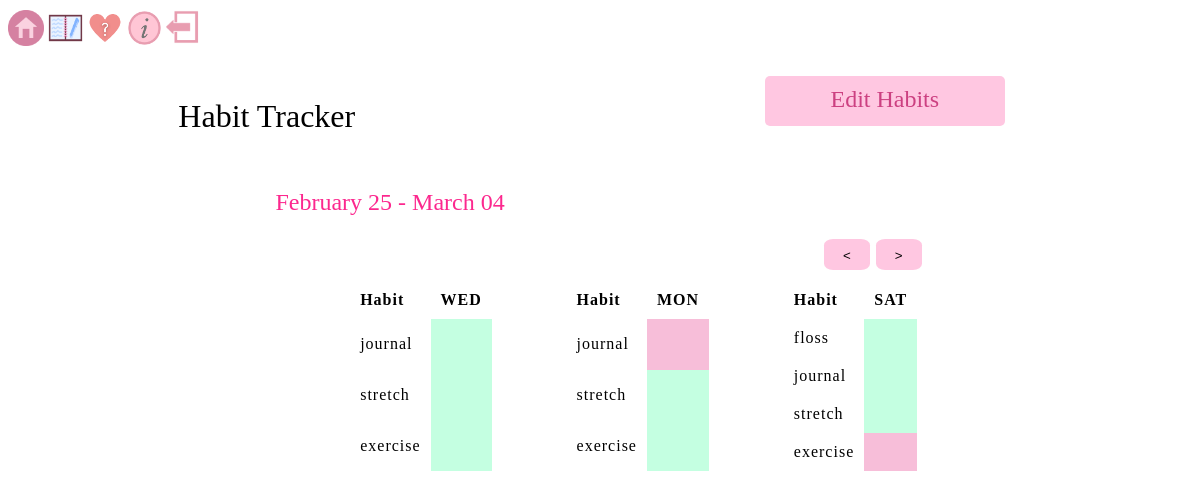
The app's page /habittracker (signed in), older data.
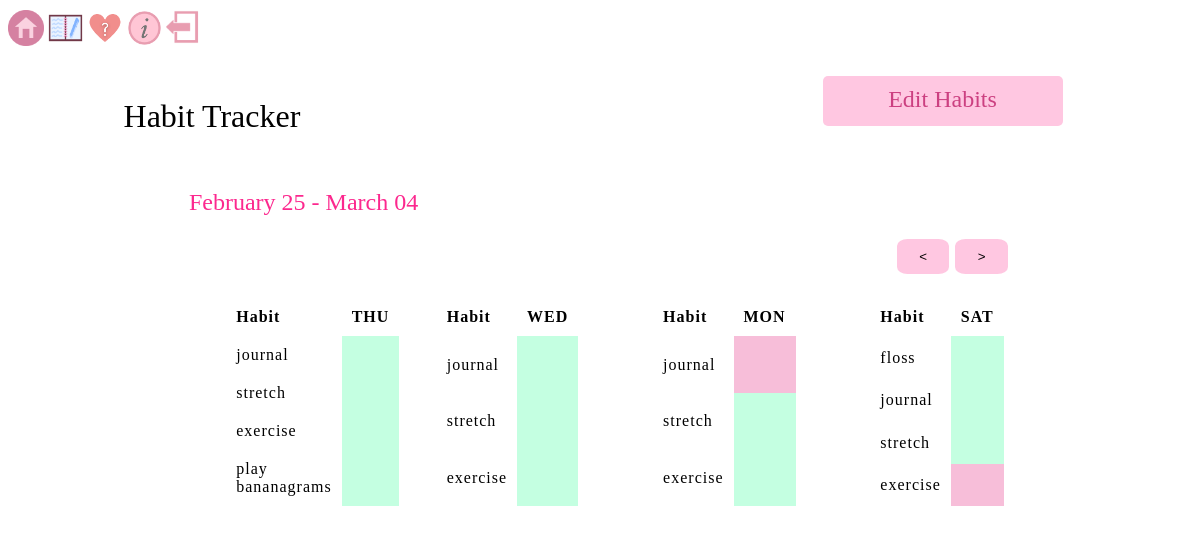
The same page, newer data.
### app/models.py (models this page shows, shortened)
class Habit(db.Model):
    id = db.Column(db.Integer, primary_key=True)
    habit_name = db.Column(db.String(50), unique=False, nullable=False)
    habit_done = db.Column(db.Boolean, default=False, nullable=False)
    user_id = db.Column(db.Integer, db.ForeignKey('user.id'), nullable=False)
    date = db.Column(db.Date, nullable=False, default=date.today())

### app/routes.py (the view)
@app.route("/habittracker")
@login_required
def habittracker():
    todays_date= date.today()
    lastweek= todays_date - timedelta(days=7)
    habit0 = Habit.query.filter_by(user_id=current_user.id, date=todays_date)
    if habit0.first() is None:
        habit0= 'Null'
    habit1 = Habit.query.filter_by(user_id=current_user.id, date=todays_date-timedelta(days=1))
    if habit1.first() is None:
        habit1= 'Null'
    habit2 = Habit.query.filter_by(user_id=current_user.id, date=todays_date-timedelta(days=2))
    if habit2.first() is None:
        habit2= 'Null'
    habit3 = Habit.query.filter_by(user_id=current_user.id, date=todays_date-timedelta(days=3))
    if habit3.first() is None:
        habit3= 'Null'
    habit4 = Habit.query.filter_by(user_id=current_user.id, date=todays_date-timedelta(days=4))
    if habit4.first() is None:
        habit4= 'Null'
    habit5 = Habit.query.filter_by(user_id=current_user.id, date=todays_date-timedelta(days=5))
    if habit5.first() is None:
        habit5= 'Null'
    habit6 = Habit.query.filter_by(user_id=current_user.id, date=todays_date-timedelta(days=6))
    if habit6.first() is None:
        habit6= 'Null'
    return render_template("habittracker.html", todays_date=todays_date, lastweek=lastweek, habit1=habit1, habit2=habit2, habit3=habit3, habit4=habit4, habit5=habit5, habit6=habit6, habit0=habit0, title="Habit Tracker")

### app/models.py (called while the page is built)
@login_manager.user_loader
def load_user(user_id):
    return User.query.get(int(user_id))

### app/templates/habittracker.html (shortened to what the changed rows need)
<!doctype html>
<html lang="en">
    <head>
        <link rel="stylesheet" href="static\habit.css">
    </head>
    <body >
        <div class="container">
            <h1> Habit Tracker </h1>
            <div id="week">
                <h2>{{ lastweek.strftime("%B %d") }} - {{ todays_date.strftime("%B %d") }}</h2>
                <div class="days">
                    {% if habit1 != 'Null' %}
                        <table class="mon">
                            <thead>
                                <tr>
                                    <th scope="col" style="text-align: left;">Habit</th>
                                    <th scope="col"> {{ habit1[0].date.strftime("%a")|upper  }} </th>
                                </tr>
                            </thead><br/>
                            <tbody>
                                {% for habit in habit1 %}
                                    <tr>
                                        <td scope="row" id="habit"> {{ habit.habit_name }}  </td>
                                        {% if habit.habit_done == True %}
                                            <td id ="habit1t"></td>
                                        {% endif %}
                                    </tr>
                                {% endfor %}
                            </tbody>
                        </table>
                    {% endif %}
                    {% if habit2 != 'Null' %}
                        <table class="tue">
                            <thead>
                                <tr>
                                    <th scope="col" style="text-align: left;">Habit</th>
                                    <th  scope="col"> {{ habit2[0].date.strftime("%a")|upper  }} </th>
                                </tr>
                            </thead><br/>
                            <tbody>
                                {% for habit in habit2 %}
                                    <tr>
                                        <td scope="row" id="habit"> {{ habit.habit_name }}  </td>
                                        {% if habit.habit_done == True %}
                                            <td id ="habit2t"></td>
                                        {% endif %}
                                    </tr>
                                {% endfor %}
                            </tbody>
                        </table>
                    {% endif %}
                    {% if habit4 != 'Null' %}
                        <table class="thu">
                            <thead>
                                <tr>
                                    <th scope="col" style="text-align: left;">Habit</th>
                                    <th  scope="col"> {{ habit4[0].date.strftime("%a")|upper }}</th>
                                </tr>
                            </thead><br/>
                            <tbody>
                                {% for habit in habit4 %}
                                    <tr>
                                        <td scope="row" id="habit"> {{ habit.habit_name }}  </td>
                                        {% if habit.habit_done == True %}
                                            <td id ="habit4t"></td>
                                        {% elif habit.habit_done == False %}
                                            <td id ="habit4f"></td>
                                        {% endif %}
                                    </tr>
                                {% endfor %}
                            </tbody>
                        </table>
                    {% endif %}
                    {% if habit6 != 'Null' %}
                        <table class="sat">
                            <thead>
                                <tr>
                                    <th scope="col" style="text-align: left;">Habit</th>
                                    <th  scope="col"> {{ habit6[0].date.strftime("%a")|upper }}</th>
                                </tr>
                            </thead><br/>
                            <tbody>
                                {% for habit in habit6 %}
                                    <tr>
                                        <td scope="row" id="habit"> {{ habit.habit_name }}  </td>
                                        {% if habit.habit_done == True %}
                                            <td id ="habit6t"></td>
                                        {% elif habit.habit_done == False %}
                                            <td id ="habit6f"></td>
                                        {% endif %}
                                    </tr>
                                {% endfor %}
                            </tbody>
                        </table>
                    {% endif %}
                </div>
            </div>
        </div>
    </body>
</html>

Row changes from the older to the newer data that the page shows:
added Habit: date "THU", habit_name "journal", habit_done True (drawn), shown under "February 25 - March 04"
added Habit: habit_name "stretch", habit_done True (drawn), shown under "February 25 - March 04"
added Habit: habit_name "exercise", habit_done True (drawn), shown under "February 25 - March 04"
added Habit: habit_name "play bananagrams", habit_done True (drawn), shown under "February 25 - March 04"
Text that changed along with them:
text now shown: "Habit"
